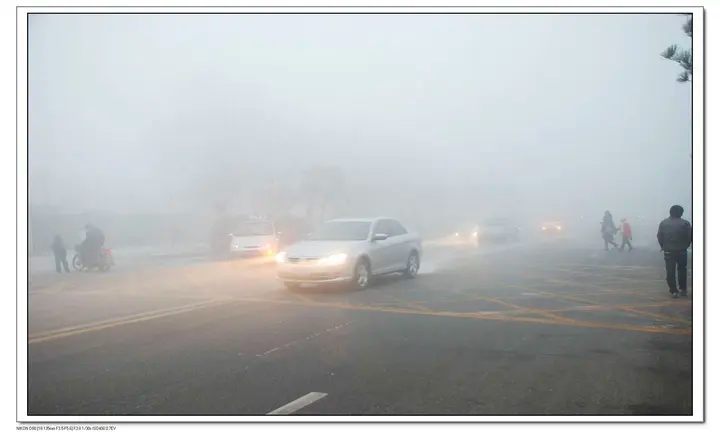
#> input picture studentNo_122106010768/fog.jpg, 720 x 435 px
$ python dehaze.py
#> lines starting #> are read from the running program, lines starting #| are printed output that depends on the picture
#> further down, img_in is the input picture: shape (435, 720, 3); mean B, G, R 186.3, 185.4, 182.2
#  姓名：王安文
#  学号：122106010768
#  作业名：基于暗通道先验的图像去雾算法实现
#  课程：图像分析基础
#  作业实现内容：复现dehaze算法
import cv2
import numpy as np
import matplotlib.pyplot as plt

def MinFilterGray(src, r=17):
    # 最小值滤波器
#> called with r = 7
    return cv2.erode(src, np.ones((2*r+1, 2*r+1)))

def guidedfilter(I, p, r, eps):
#> called with r = 27, eps = 0.01
    height, width = I.shape
#> height = 435; width = 720
    m_I = cv2.boxFilter(I, -1, (r, r))
    m_p = cv2.boxFilter(p, -1, (r, r))
    m_Ip = cv2.boxFilter(I*p, -1, (r, r))
    cov_Ip = m_Ip-m_I*m_p

    m_II = cv2.boxFilter(I*I, -1, (r, r))
    var_I = m_II-m_I*m_I

    a = cov_Ip/(var_I+eps)
    b = m_p-a*m_I

    m_a = cv2.boxFilter(a, -1, (r, r))
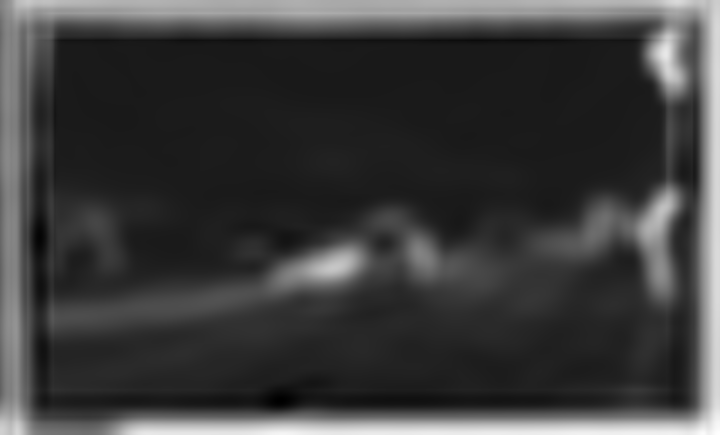
#> m_a: shape (435, 720) float64; min -0.0579, max 0.521, mean 0.0799; drawn with min black and max white
    m_b = cv2.boxFilter(b, -1, (r, r))
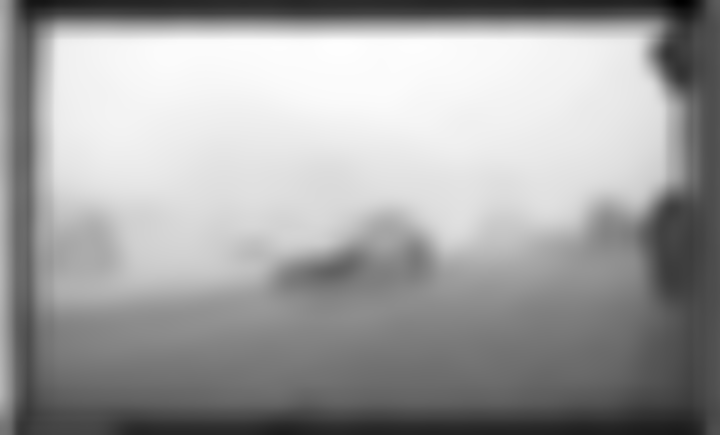
#> m_b: shape (435, 720) float64; min -0.0971, max 0.89, mean 0.527; drawn with min black and max white
    return m_a*I+m_b
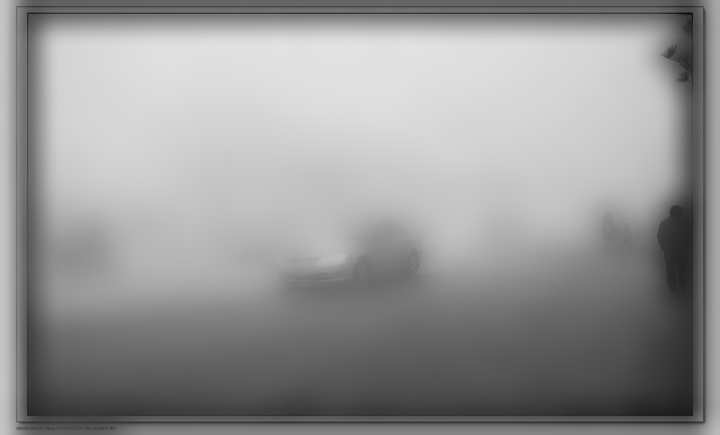
#> returned value: shape (435, 720) float64; min 0.0139, max 0.891, mean 0.59

def getV1(m, r, eps, w, maxV1):   # 输入RGB图  范围[0,1]
    # 计算大气遮罩图像V1和光照值A, V1 = 1-t/A
    # 获取暗道图
    V1 = np.min(m, 2)
    # 使用引导滤波优化
    V1 = guidedfilter(V1, MinFilterGray(V1, 7), r, eps)
    bins = 2000
    ht = np.histogram(V1, bins)
    d = np.cumsum(ht[0])/float(V1.size)
#> d = 2000 values from 3.19e-06 to 1
    for lmax in range(bins-1, 0 ,-1):
        if d[lmax]<=0.999:
            break
    A = np.mean(m, 2)[V1>=ht[1][lmax]].max() # 大气光照A
#> A = 0.929
    V1 = np.minimum(V1*w, maxV1)
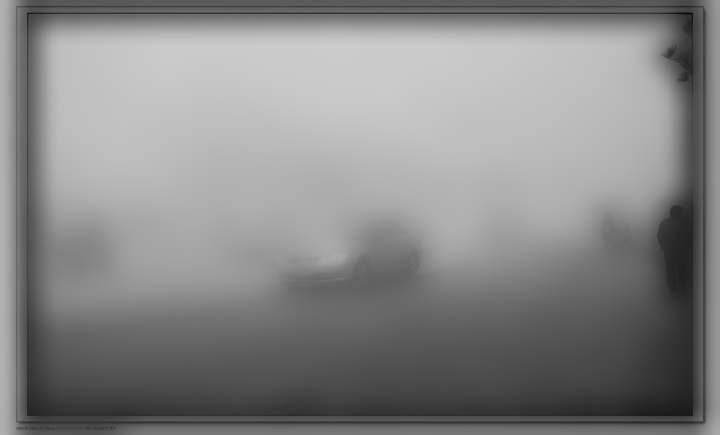
#> V1: shape (435, 720) float64; min 0.0125, max 0.802, mean 0.531

    return V1,A

def deHaze(m, r=27, eps=0.01, w=0.9, maxV1=0.9, bGamma=False):
    Y = np.zeros(m.shape)
    V1, A = getV1(m, r, eps, w, maxV1)  # 得到遮罩图像和大气光照
#> A = 0.929
    for k in range(3):
        Y[:, :, k] = (m[:, :, k]-V1)/(1-V1/A) # 颜色校正
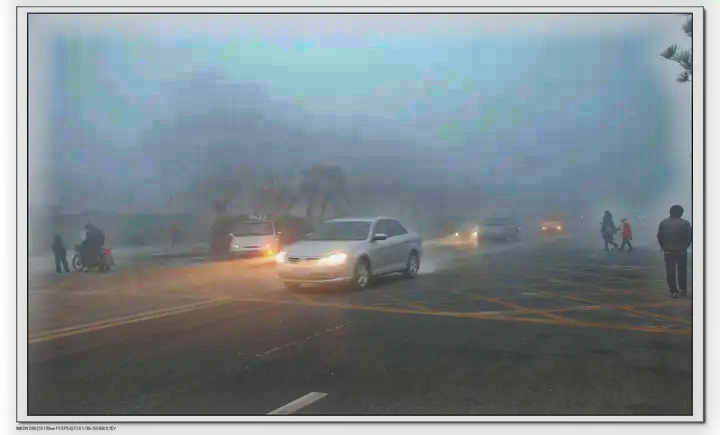
#> Y: shape (435, 720, 3) float64; mean of channels 0, 1, 2 0.558, 0.529, 0.468; drawn with min black and max white
    Y = np.clip(Y, 0, 1)
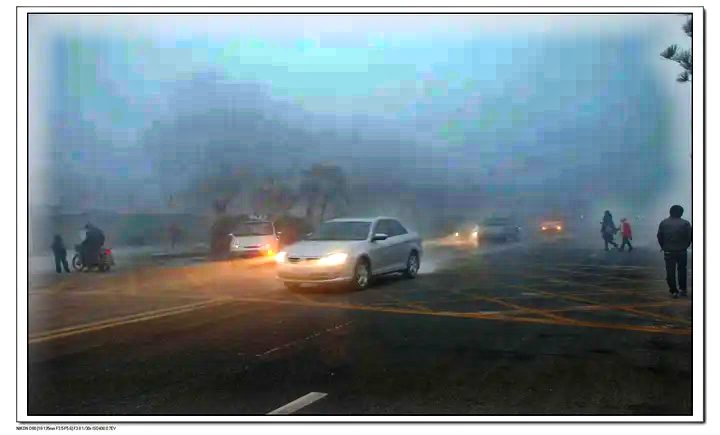
#> Y: shape (435, 720, 3) float64; mean of channels 0, 1, 2 0.549, 0.521, 0.46; drawn as B, G, R
    if bGamma:
        Y = Y**(np.log(0.5)/np.log(Y.mean()))
    return Y

if __name__ == "__main__":
    img_in = cv2.imread('fog.jpg')
    # 去雾的效果图
    defog = deHaze(img_in/255.0)*255
    cv2.imwrite('defog.jpg', defog)
    # 去雾效果+Gamma拉伸
    defog_gamma = deHaze(img_in / 255.0, bGamma=True) * 255
    cv2.imwrite('defog_gamma.jpg', defog_gamma)

    defog_img = cv2.imread('defog.jpg')
    defog_gamma_img = cv2.imread('defog_gamma.jpg')

    b, g, r = cv2.split(defog_img)
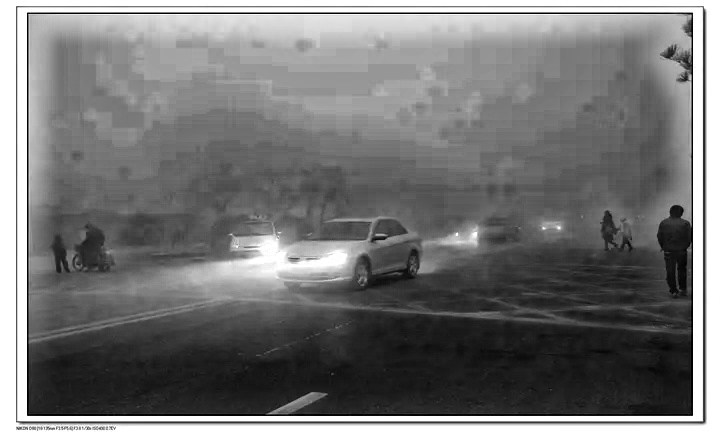
#> r: shape (435, 720); min 0, max 255, mean 117.2
    defog_img = cv2.merge([r, g, b])

    b, g, r = cv2.split(defog_gamma_img)
    defog_gamma_img = cv2.merge([r, g, b])

    # 汇总显示图片 进行对比
    fig = plt.figure(figsize=(18, 12))
    plt.subplot(221)
    plt.title('Fog', fontsize=15)
    plt.imshow(img_in)

    plt.subplot(222)
    plt.title('defog', fontsize=15)
    plt.imshow(defog_img)

    plt.subplot(223)
    plt.title('defog+gamma', fontsize=15)
    plt.imshow(defog_gamma_img)
    plt.show()
#> figure, not shown here; B, G, R data is drawn as R, G, B

$ run again, with studentNo_122106010768/cat.jpg copied over studentNo_122106010768/fog.jpg
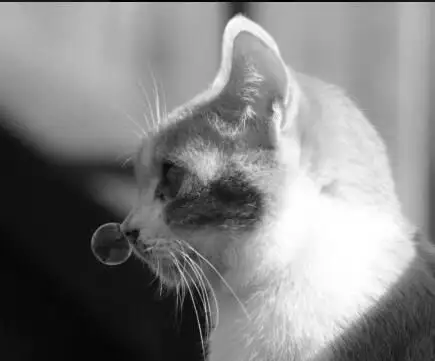
#> input picture studentNo_122106010768/cat.jpg, 435 x 361 px
#> img_in is the input picture: shape (361, 435, 3); mean B, G, R 131.2, 131.1, 131.2
#> height = 361; width = 435
#> d = 2000 values from 6.37e-06 to 1
#> in getV1, `A = np.mean(m, 2)[V1>=ht[1][lmax]].max()`: A = 1
#> in getV1, `V1 = np.minimum(V1*w, maxV1)`:
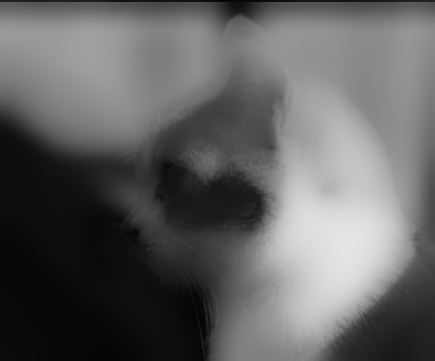
#> V1: shape (361, 435) float64; min 0.011, max 0.895, mean 0.385
#> in deHaze (call 2), `Y = Y**(np.log(0.5)/np.log(Y.mean()))`:
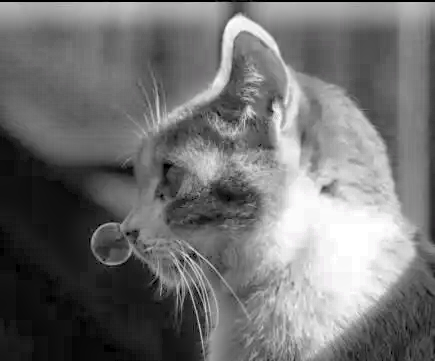
#> Y: shape (361, 435, 3) float64; mean of channels 0, 1, 2 0.446, 0.446, 0.446; drawn as B, G, R

$ run again, with studentNo_122106010768/flower.jpg copied over studentNo_122106010768/fog.jpg
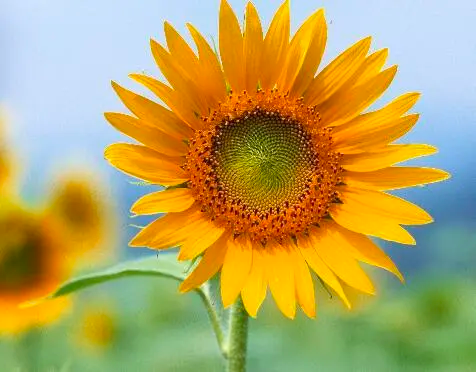
#> input picture studentNo_122106010768/flower.jpg, 476 x 372 px
#> img_in is the input picture: shape (372, 476, 3); mean B, G, R 95, 164.6, 181.3
#> height = 372; width = 476
#> in guidedfilter, `return m_a*I+m_b`:
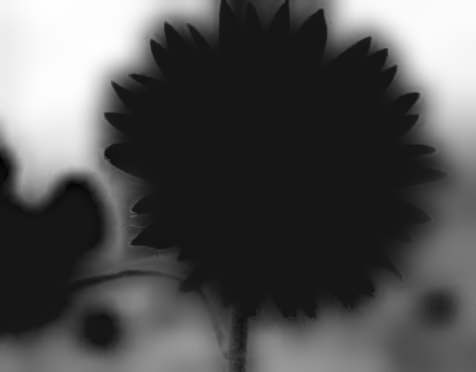
#> returned value: shape (372, 476) float64; min -0.0762, max 0.789, mean 0.21; drawn with min black and max white
#> d = 2000 values from 5.65e-06 to 1
#> in getV1, `A = np.mean(m, 2)[V1>=ht[1][lmax]].max()`: A = 0.903
#> `b, g, r = cv2.split(defog_img)`:
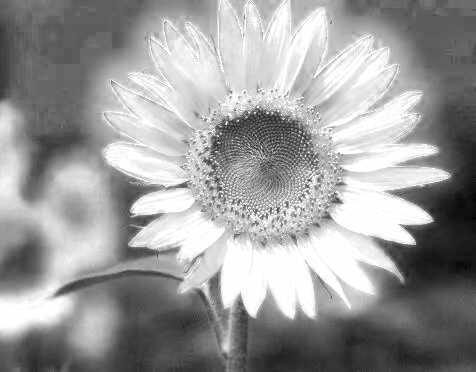
#> r: shape (372, 476); min 3, max 255, mean 154.9
